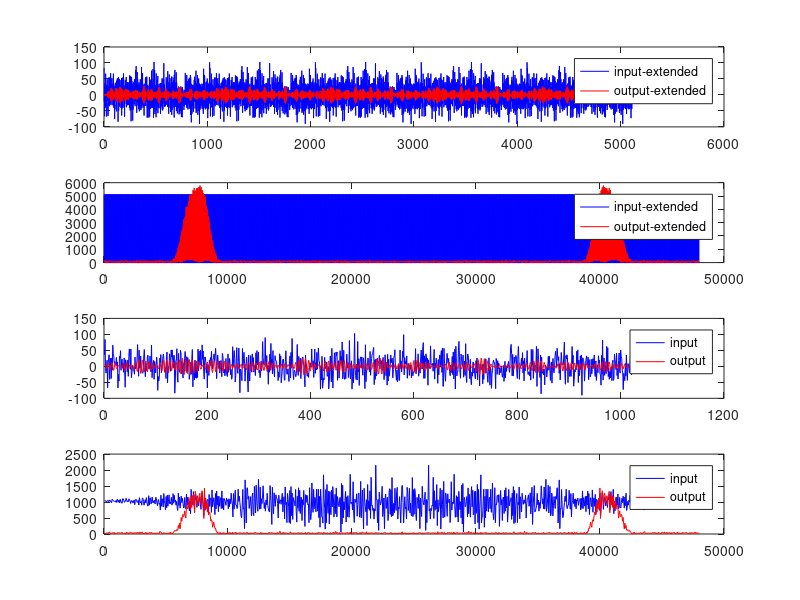
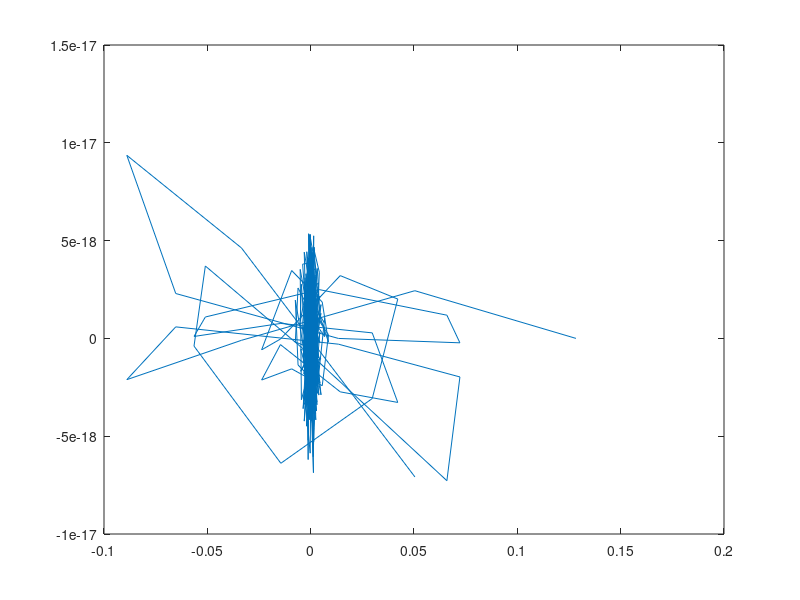

MATLAB code for these plots, in order:
% load data, set initial variables
load hw_data.mat

fs = 48e3;      % sapmling frequency
N = 1024;       % fft points

IN_ex = abs(fft(input_extended));
OUT_ex = abs(fft(output_extended));


% plot stuff so it looks nice
figure(1)
subplot(411)
plot(input_extended, 'b');
hold on
plot(output_extended, 'r');
legend('input-extended', 'output-extended');
subplot(412)
plot([1:length(IN_ex)]*fs/length(IN_ex), IN_ex, 'b');
hold on
plot([1:length(OUT_ex)]*fs/length(OUT_ex), OUT_ex, 'r');
legend('input-extended', 'output-extended');

% clip the middle of the extended signals to deal with transients
% the signals contain five periods
% then calculate their spectrum
input = input_extended(length(input_extended)*2/5:(length(input_extended)-length(input_extended)*2/5));
output = output_extended(length(output_extended)*2/5:(length(output_extended)-length(output_extended)*2/5));
IN = abs(fft(input));
OUT = abs(fft(output));

% plot stuff, so it looks nice
subplot(413)
plot(input, 'b');
hold on
plot(output, 'r');
legend('input', 'output');
subplot(414)
plot([1:length(IN)]*fs/length(IN), IN, 'b');
hold on
plot([1:length(OUT)]*fs/length(OUT), OUT, 'r');
legend('input', 'output');

H_meas = max(OUT)/max(IN);

% calculate impulse response in frequency domain

G = OUT./IN;
g = ifft(G);

figure(2)
plot(g);